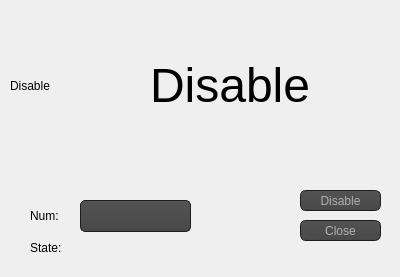
<?xml version="1.0" encoding="UTF-8"?>
<ui version="4.0">
 <class>Disable</class>
 <widget class="QDialog" name="Disable">
  <property name="geometry">
   <rect>
    <x>0</x>
    <y>0</y>
    <width>400</width>
    <height>277</height>
   </rect>
  </property>
  <property name="windowTitle">
   <string>Dialog</string>
  </property>
  <property name="styleSheet">
   <string notr="true">QToolTip
{
     border: 1px solid black;
     background-color: #ffa02f;
     padding: 1px;
     border-radius: 3px;
     opacity: 100;
}

QWidget
{

}

QWidget:item:hover
{
    background-color: QLinearGradient( x1: 0, y1: 0, x2: 0, y2: 1, stop: 0 #ffa02f, stop: 1 #ca0619);
    color: #000000;
}

QWidget:item:selected
{
    background-color: QLinearGradient( x1: 0, y1: 0, x2: 0, y2: 1, stop: 0 #ffa02f, stop: 1 #d7801a);
}

QMenuBar::item
{
    background: transparent;
}

QMenuBar::item:selected
{
    background: transparent;
    border: 1px solid #ffaa00;
}

QMenuBar::item:pressed
{
    background: #444;
    border: 1px solid #000;
    background-color: QLinearGradient(
        x1:0, y1:0,
        x2:0, y2:1,
        stop:1 #212121,
        stop:0.4 #343434/*,
        stop:0.2 #343434,
        stop:0.1 #ffaa00*/
    );
    margin-bottom:-1px;
    padding-bottom:1px;
}

QMenu
{
    border: 1px solid #000;
}

QMenu::item
{
    padding: 2px 20px 2px 20px;
}

QMenu::item:selected
{
    color: #000000;
}

QWidget:disabled
{
    color: #404040;
    background-color: #323232;
}

QAbstractItemView
{
    background-color: QLinearGradient( x1: 0, y1: 0, x2: 0, y2: 1, stop: 0 #4d4d4d, stop: 0.1 #646464, stop: 1 #5d5d5d);
}

QWidget:focus
{
    /*border: 2px solid QLinearGradient( x1: 0, y1: 0, x2: 0, y2: 1, stop: 0 #ffa02f, stop: 1 #d7801a);*/
}

QLineEdit
{
    background-color: QLinearGradient( x1: 0, y1: 0, x2: 0, y2: 1, stop: 0 #4d4d4d, stop: 0 #646464, stop: 1 #5d5d5d);
    padding: 1px;
    border-style: solid;
    border: 1px solid #1e1e1e;
    border-radius: 5;
}

QPushButton
{
    color: #b1b1b1;
    background-color: QLinearGradient( x1: 0, y1: 0, x2: 0, y2: 1, stop: 0 #565656, stop: 0.1 #525252, stop: 0.5 #4e4e4e, stop: 0.9 #4a4a4a, stop: 1 #464646);
    border-width: 1px;
    border-color: #1e1e1e;
    border-style: solid;
    border-radius: 6;
    padding: 3px;
    font-size: 12px;
    padding-left: 5px;
    padding-right: 5px;
}

QPushButton:pressed
{
    background-color: QLinearGradient( x1: 0, y1: 0, x2: 0, y2: 1, stop: 0 #2d2d2d, stop: 0.1 #2b2b2b, stop: 0.5 #292929, stop: 0.9 #282828, stop: 1 #252525);
}

QComboBox
{
    selection-background-color: #ffaa00;
    background-color: QLinearGradient( x1: 0, y1: 0, x2: 0, y2: 1, stop: 0 #565656, stop: 0.1 #525252, stop: 0.5 #4e4e4e, stop: 0.9 #4a4a4a, stop: 1 #464646);
    border-style: solid;
    border: 1px solid #1e1e1e;
    border-radius: 5;
}

QComboBox:hover,QPushButton:hover
{
    border: 2px solid QLinearGradient( x1: 0, y1: 0, x2: 0, y2: 1, stop: 0 #ffa02f, stop: 1 #d7801a);
}


QComboBox:on
{
    padding-top: 3px;
    padding-left: 4px;
    background-color: QLinearGradient( x1: 0, y1: 0, x2: 0, y2: 1, stop: 0 #2d2d2d, stop: 0.1 #2b2b2b, stop: 0.5 #292929, stop: 0.9 #282828, stop: 1 #252525);
    selection-background-color: #ffaa00;
}

QComboBox QAbstractItemView
{
    border: 2px solid darkgray;
    selection-background-color: QLinearGradient( x1: 0, y1: 0, x2: 0, y2: 1, stop: 0 #ffa02f, stop: 1 #d7801a);
}

QComboBox::drop-down
{
     subcontrol-origin: padding;
     subcontrol-position: top right;
     width: 15px;

     border-left-width: 0px;
     border-left-color: darkgray;
     border-left-style: solid; /* just a single line */
     border-top-right-radius: 3px; /* same radius as the QComboBox */
     border-bottom-right-radius: 3px;
 }

QComboBox::down-arrow
{
     image: url(:/down_arrow.png);
}

QGroupBox:focus
{
border: 2px solid QLinearGradient( x1: 0, y1: 0, x2: 0, y2: 1, stop: 0 #ffa02f, stop: 1 #d7801a);
}

QTextEdit:focus
{
    border: 2px solid QLinearGradient( x1: 0, y1: 0, x2: 0, y2: 1, stop: 0 #ffa02f, stop: 1 #d7801a);
}

QScrollBar:horizontal {
     border: 1px solid #222222;
     background: QLinearGradient( x1: 0, y1: 0, x2: 0, y2: 1, stop: 0.0 #121212, stop: 0.2 #282828, stop: 1 #484848);
     height: 7px;
     margin: 0px 16px 0 16px;
}

QScrollBar::handle:horizontal
{
      background: QLinearGradient( x1: 0, y1: 0, x2: 1, y2: 0, stop: 0 #ffa02f, stop: 0.5 #d7801a, stop: 1 #ffa02f);
      min-height: 20px;
      border-radius: 2px;
}

QScrollBar::add-line:horizontal {
      border: 1px solid #1b1b19;
      border-radius: 2px;
      background: QLinearGradient( x1: 0, y1: 0, x2: 1, y2: 0, stop: 0 #ffa02f, stop: 1 #d7801a);
      width: 14px;
      subcontrol-position: right;
      subcontrol-origin: margin;
}

QScrollBar::sub-line:horizontal {
      border: 1px solid #1b1b19;
      border-radius: 2px;
      background: QLinearGradient( x1: 0, y1: 0, x2: 1, y2: 0, stop: 0 #ffa02f, stop: 1 #d7801a);
      width: 14px;
     subcontrol-position: left;
     subcontrol-origin: margin;
}

QScrollBar::right-arrow:horizontal, QScrollBar::left-arrow:horizontal
{
      border: 1px solid black;
      width: 1px;
      height: 1px;
      background: white;
}

QScrollBar::add-page:horizontal, QScrollBar::sub-page:horizontal
{
      background: none;
}

QScrollBar:vertical
{
      background: QLinearGradient( x1: 0, y1: 0, x2: 1, y2: 0, stop: 0.0 #121212, stop: 0.2 #282828, stop: 1 #484848);
      width: 7px;
      margin: 16px 0 16px 0;
      border: 1px solid #222222;
}

QScrollBar::handle:vertical
{
      background: QLinearGradient( x1: 0, y1: 0, x2: 0, y2: 1, stop: 0 #ffa02f, stop: 0.5 #d7801a, stop: 1 #ffa02f);
      min-height: 20px;
      border-radius: 2px;
}

QScrollBar::add-line:vertical
{
      border: 1px solid #1b1b19;
      border-radius: 2px;
      background: QLinearGradient( x1: 0, y1: 0, x2: 0, y2: 1, stop: 0 #ffa02f, stop: 1 #d7801a);
      height: 14px;
      subcontrol-position: bottom;
      subcontrol-origin: margin;
}

QScrollBar::sub-line:vertical
{
      border: 1px solid #1b1b19;
      border-radius: 2px;
      background: QLinearGradient( x1: 0, y1: 0, x2: 0, y2: 1, stop: 0 #d7801a, stop: 1 #ffa02f);
      height: 14px;
      subcontrol-position: top;
      subcontrol-origin: margin;
}

QScrollBar::up-arrow:vertical, QScrollBar::down-arrow:vertical
{
      border: 1px solid black;
      width: 1px;
      height: 1px;
      background: white;
}


QScrollBar::add-page:vertical, QScrollBar::sub-page:vertical
{
      background: none;
}

QTextEdit
{
    background-color: #242424;
}

QPlainTextEdit
{
    background-color: #242424;
}

QHeaderView::section
{
    background-color: QLinearGradient(x1:0, y1:0, x2:0, y2:1, stop:0 #616161, stop: 0.5 #505050, stop: 0.6 #434343, stop:1 #656565);
    color: white;
    padding-left: 4px;
    border: 1px solid #6c6c6c;
}

QCheckBox:disabled
{
color: #414141;
}

QDockWidget::title
{
    text-align: center;
    spacing: 3px; /* spacing between items in the tool bar */
    background-color: QLinearGradient(x1:0, y1:0, x2:0, y2:1, stop:0 #323232, stop: 0.5 #242424, stop:1 #323232);
}

QDockWidget::close-button, QDockWidget::float-button
{
    text-align: center;
    spacing: 1px; /* spacing between items in the tool bar */
    background-color: QLinearGradient(x1:0, y1:0, x2:0, y2:1, stop:0 #323232, stop: 0.5 #242424, stop:1 #323232);
}

QDockWidget::close-button:hover, QDockWidget::float-button:hover
{
    background: #242424;
}

QDockWidget::close-button:pressed, QDockWidget::float-button:pressed
{
    padding: 1px -1px -1px 1px;
}

QMainWindow::separator
{
    background-color: QLinearGradient(x1:0, y1:0, x2:0, y2:1, stop:0 #161616, stop: 0.5 #151515, stop: 0.6 #212121, stop:1 #343434);
    color: white;
    padding-left: 4px;
    border: 1px solid #4c4c4c;
    spacing: 3px; /* spacing between items in the tool bar */
}

QMainWindow::separator:hover
{

    background-color: QLinearGradient(x1:0, y1:0, x2:0, y2:1, stop:0 #d7801a, stop:0.5 #b56c17 stop:1 #ffa02f);
    color: white;
    padding-left: 4px;
    border: 1px solid #6c6c6c;
    spacing: 3px; /* spacing between items in the tool bar */
}

QToolBar::handle
{
     spacing: 3px; /* spacing between items in the tool bar */
     background: url(:/images/handle.png);
}

QMenu::separator
{
    height: 2px;
    background-color: QLinearGradient(x1:0, y1:0, x2:0, y2:1, stop:0 #161616, stop: 0.5 #151515, stop: 0.6 #212121, stop:1 #343434);
    color: white;
    padding-left: 4px;
    margin-left: 10px;
    margin-right: 5px;
}

QProgressBar
{
    border: 2px solid grey;
    border-radius: 5px;
    text-align: center;
}

QProgressBar::chunk
{
    background-color: #d7801a;
    width: 2.15px;
    margin: 0.5px;
}

QTabBar::tab {
    color: #b1b1b1;
    border: 1px solid #444;
    border-bottom-style: none;
    background-color: #323232;
    padding-left: 10px;
    padding-right: 10px;
    padding-top: 3px;
    padding-bottom: 2px;
    margin-right: -1px;
}

QTabWidget::pane {
    border: 1px solid #444;
    top: 1px;
}

QTabBar::tab:last
{
    margin-right: 0; /* the last selected tab has nothing to overlap with on the right */
    border-top-right-radius: 3px;
}

QTabBar::tab:first:!selected
{
 margin-left: 0px; /* the last selected tab has nothing to overlap with on the right */


    border-top-left-radius: 3px;
}

QTabBar::tab:!selected
{
    color: #b1b1b1;
    border-bottom-style: solid;
    margin-top: 3px;
    background-color: QLinearGradient(x1:0, y1:0, x2:0, y2:1, stop:1 #212121, stop:.4 #343434);
}

QTabBar::tab:selected
{
    border-top-left-radius: 3px;
    border-top-right-radius: 3px;
    margin-bottom: 0px;
}

QTabBar::tab:!selected:hover
{
    /*border-top: 2px solid #ffaa00;
    padding-bottom: 3px;*/
    border-top-left-radius: 3px;
    border-top-right-radius: 3px;
    background-color: QLinearGradient(x1:0, y1:0, x2:0, y2:1, stop:1 #212121, stop:0.4 #343434, stop:0.2 #343434, stop:0.1 #ffaa00);
}

QRadioButton::indicator:checked, QRadioButton::indicator:unchecked{
    color: #b1b1b1;
    background-color: #323232;
    border: 1px solid #b1b1b1;
    border-radius: 6px;
}

QRadioButton::indicator:checked
{
    background-color: qradialgradient(
        cx: 0.5, cy: 0.5,
        fx: 0.5, fy: 0.5,
        radius: 1.0,
        stop: 0.25 #ffaa00,
        stop: 0.3 #323232
    );
}

QCheckBox::indicator{
    color: #b1b1b1;
    background-color: #323232;
    border: 1px solid #b1b1b1;
    width: 9px;
    height: 9px;
}

QRadioButton::indicator
{
    border-radius: 6px;
}

QRadioButton::indicator:hover, QCheckBox::indicator:hover
{
    border: 1px solid #ffaa00;
}

QCheckBox::indicator:checked
{
    image:url(:/images/checkbox.png);
}

QCheckBox::indicator:disabled, QRadioButton::indicator:disabled
{
    border: 1px solid #444;
}</string>
  </property>
  <widget class="QPushButton" name="DIS">
   <property name="geometry">
    <rect>
     <x>300</x>
     <y>190</y>
     <width>81</width>
     <height>21</height>
    </rect>
   </property>
   <property name="text">
    <string>Disable</string>
   </property>
  </widget>
  <widget class="QComboBox" name="comboBox">
   <property name="geometry">
    <rect>
     <x>80</x>
     <y>200</y>
     <width>111</width>
     <height>32</height>
    </rect>
   </property>
  </widget>
  <widget class="QLabel" name="State">
   <property name="geometry">
    <rect>
     <x>30</x>
     <y>240</y>
     <width>61</width>
     <height>16</height>
    </rect>
   </property>
   <property name="text">
    <string>State: </string>
   </property>
  </widget>
  <widget class="QLabel" name="Icon">
   <property name="geometry">
    <rect>
     <x>10</x>
     <y>10</y>
     <width>141</width>
     <height>151</height>
    </rect>
   </property>
   <property name="text">
    <string>Disable</string>
   </property>
  </widget>
  <widget class="QLabel" name="Icon_2">
   <property name="geometry">
    <rect>
     <x>150</x>
     <y>10</y>
     <width>381</width>
     <height>151</height>
    </rect>
   </property>
   <property name="font">
    <font>
     <pointsize>36</pointsize>
    </font>
   </property>
   <property name="text">
    <string>Disable</string>
   </property>
  </widget>
  <widget class="QLabel" name="STATE">
   <property name="geometry">
    <rect>
     <x>90</x>
     <y>240</y>
     <width>59</width>
     <height>16</height>
    </rect>
   </property>
   <property name="text">
    <string/>
   </property>
  </widget>
  <widget class="QLabel" name="State_2">
   <property name="geometry">
    <rect>
     <x>30</x>
     <y>205</y>
     <width>61</width>
     <height>21</height>
    </rect>
   </property>
   <property name="text">
    <string>Num:</string>
   </property>
  </widget>
  <widget class="QPushButton" name="Close">
   <property name="enabled">
    <bool>true</bool>
   </property>
   <property name="geometry">
    <rect>
     <x>300</x>
     <y>220</y>
     <width>81</width>
     <height>21</height>
    </rect>
   </property>
   <property name="text">
    <string>Close</string>
   </property>
  </widget>
 </widget>
 <resources/>
 <connections/>
</ui>
